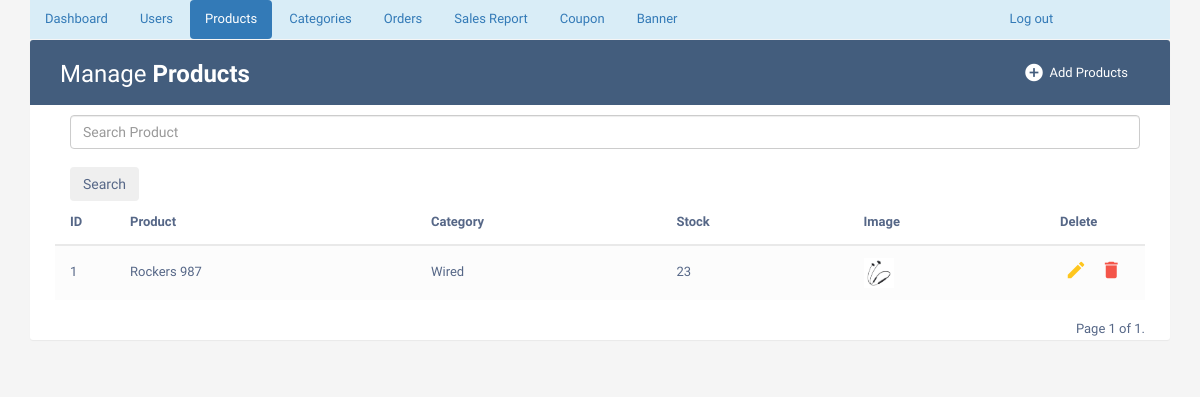
/adminproductlist/ (signed in), run on the app's committed database.
### phase/models.py (models this page shows, shortened)
class Product(models.Model):
    name = models.CharField(max_length=50)
    description = models.CharField(max_length=200)
    image = models.ImageField(upload_to='imagestore/')
    stock = models.PositiveIntegerField(default=1)
    category = models.ForeignKey(Category, on_delete=models.CASCADE, default='Wired')
    normalprice = models.IntegerField(default=0)

class Category(models.Model):
    name = models.CharField(max_length=50)
    offer_active = models.BooleanField(default=False)
    discount = models.IntegerField(null=True,blank=True)

### phase/views.py (the view)
# urls.py: path('adminproductlist/', views.adminproductlist, name='adminproductlist'),
def adminproductlist(request):
    if 'username' in request.session:
        if 'search' in request.GET:
            search=request.GET['search']
            member=Product.objects.filter(name__icontains=search)
        else:
            member=Product.objects.all().order_by('-id')
        paginator = Paginator(member, 2)
        page_number = request.GET.get('page')
        page_obj = paginator.get_page(page_number)
        return render(request,'adminproductlist.html',{'page_obj': page_obj})
    else:
        return render(request, 'adminlogin.html')

### Templates/adminproductlist.html (shortened to what this page needs)
{% extends "adminbase.html" %}
{% block active3 %} "active" {% endblock%}
{% block tablewrapper %}
                    <div class="col-sm-6">
						<h2>Manage <b>Products</b></h2>
					</div>
                    <div class="col-sm-6">
                        <a href="{% url 'adminaddproduct' %}" class="btn" data-toggle="modal"><i class="material-icons">&#xE147;</i> <span>Add Products</span></a>
                      </div>
                    </div>
{% endblock %}
{% block tablecontent%}
                <form action="{% url 'adminproductlist' %}" class="d-flex offset-md-1 container m-auto" style="width:1100px">
                    <input class="form-control offset-md-1" type="search" placeholder="Search Product" name="search" aria-label="Search"><br>
                    <button class="btn btn-outline-secondary" type="submit">Search</button>
                </form>
                <table class="table table-striped table-hover">
                <thead>
                    <tr>
                        <th>ID</th>
                        <th>Product</th>
                        <th>Category</th>
                        <th>Stock</th>
                        <th>Image</th>
                        <th>Delete</th>
                    </tr>
                </thead>
                <tbody>
                    {% for x in page_obj %}
                    <tr>
                        <td>{{ x.id }}</td>
                        <td>{{ x.name }}</td>
                        <td>{{ x.category.name }}</td>
                        <td>{{ x.stock }}</td>
						<td><img src="{{x.image.url}}" height="30px"></td>
                        <td>
                            <a href="{% url 'updateproduct' %}{{x.id}}" class="edit" data-toggle="modal"><i class="material-icons" data-toggle="tooltip" title="Edit">&#xE254;</i></a>
                            <a href="{% url 'deleteproduct' %}?uid={{x.id}}" class="delete" data-toggle="modal"><i class="material-icons" data-toggle="tooltip" title="Delete">&#xE872;</i></a>
                        </td>
                    </tr>
                    {% endfor %}
                </tbody>
                </table>
                                                <div class="pagination">
                                                    <span class="step-links">
                                                        <span class="current-page">
                                                            Page {{ page_obj.number }} of {{ page_obj.paginator.num_pages }}.
                                                        </span>
                                                    </span>
                                                </div>
{% endblock %}

### Templates/adminbase.html (style rules this page uses)
body { color: #566787; background: #f5f5f5; font-family: 'Varela Round', sans-serif; font-size: 13px; }
.table-title h2 { margin: 5px 0 0; font-size: 24px; }
.table-title .btn { color: #fff; float: right; font-size: 13px; border: none; min-width: 50px; border-radius: 2px; border: none; outline: none !important; margin-left: 10px; }
.table-title .btn i { float: left; font-size: 21px; margin-right: 5px; }
.table-title .btn span { float: left; margin-top: 2px; }
table.table tr th, table.table tr td { border-color: #e9e9e9; padding: 12px 15px; vertical-align: middle; }
table.table tr th:first-child { width: 60px; }
table.table tr th:last-child { width: 100px; }
table.table-striped tbody tr:nth-of-type(odd) { background-color: #fcfcfc; }
table.table td:last-child i { opacity: 0.9; font-size: 22px; margin: 0 5px; }
table.table td a { font-weight: bold; color: #566787; display: inline-block; text-decoration: none; outline: none !important; }
table.table td a.edit { color: #FFC107; }
table.table td a.delete { color: #F44336; }
table.table td i { font-size: 19px; }
.pagination { float: right; margin: 0 0 5px; }

### data on the page
Product: id "1", name "Rockers 987", category.name "Wired", stock "23", image (picture)

### other printed values
{{ page_obj.number }} "1"
{{ page_obj.paginator.num_pages }} "1"
